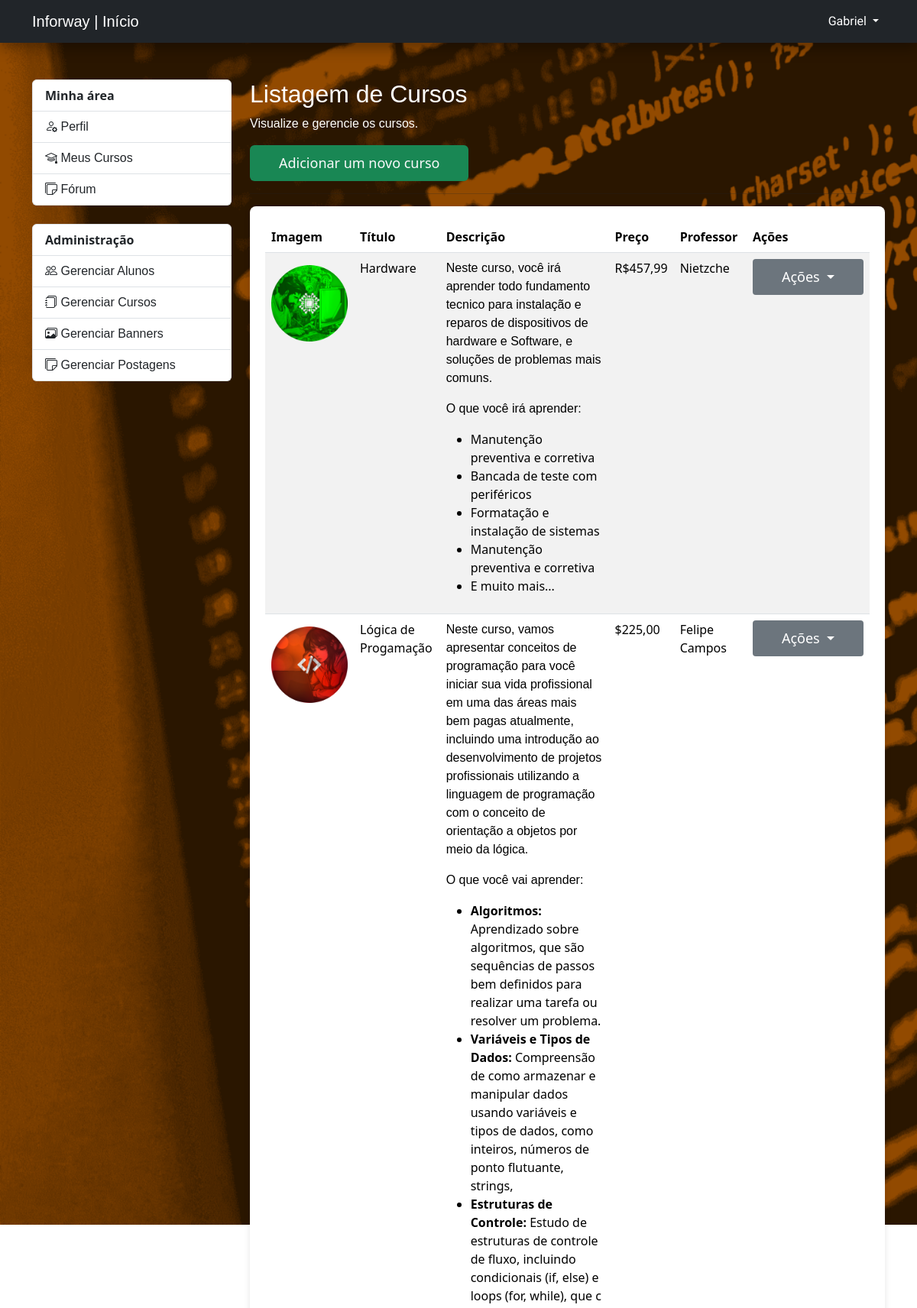
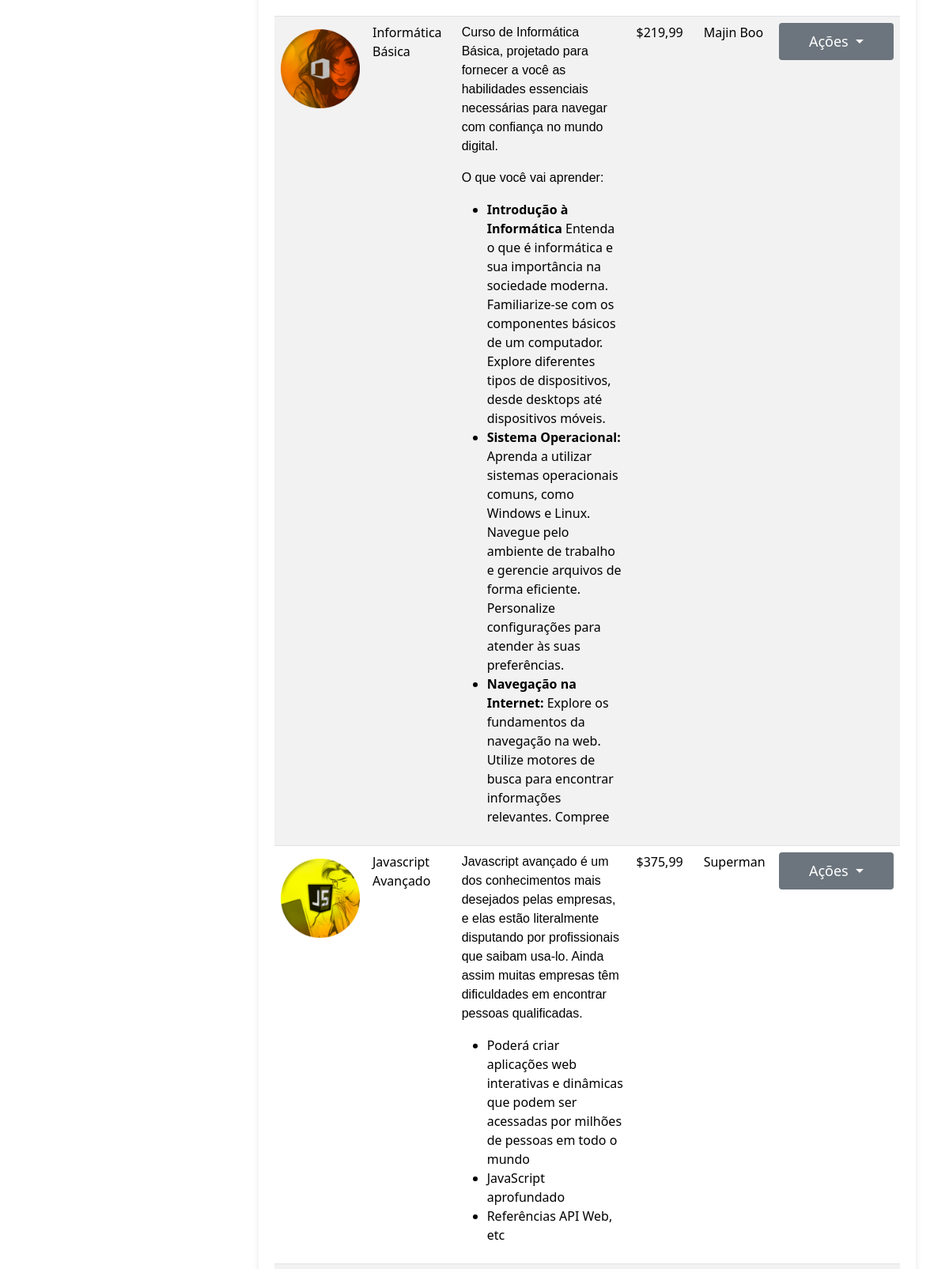
Screenshot of /admin/courses.php (signed in, upper part) with the database file from the repository (2 pictures, top to bottom).
### tables this page shows
CREATE TABLE `courses` (
  `id` int(11) NOT NULL,
  `title` varchar(50) DEFAULT NULL,
  `content` varchar(1000) DEFAULT NULL,
  `image` varchar(225) DEFAULT NULL,
  `price` varchar(225) NOT NULL,
  `teacher` varchar(255) NOT NULL
);

### helpers/isActivepage.php (called while the page is built, shortened)
<?php
function isActivepage($currentPage, $pageName)
{
  return '';
}
?>

### admin/courses.php (the view, shortened to what this page needs)
<?php
$pageInfo = array(
    'title' => 'Listagem de Cursos',
    'description' => 'Visualize e gerencie os cursos.',
    'pageName' => 'courses',
);
include_once('../components/admin/header.php');
$connection = connectDatabase();
$query = "SELECT * FROM courses";
$result = mysqli_query($connection, $query);
$courses = array();
if (mysqli_num_rows($result) > 0) {
    $courses = mysqli_fetch_all($result, MYSQLI_ASSOC);
}
?>
<main class="container py-5">
    <div class="row">
        <div class="col-md-3">
            <?php
            include_once('../components/admin/menu_sidebar.php');
            ?>
        </div>
        <section class="col-md-9">
            <h2><?= $pageInfo['title'] ?></h2>
            <p><?= $pageInfo['description'] ?></p>
            <a href="create_course.php" class="btn btn-success my-2 my-sm-0 text-light">
                Adicionar um novo curso
            </a>
            <hr>
            <div class="card-alunos">
                <div class="card-body">
                    <table class="table table-hover table-striped">
                        <thead>
                            <tr>
                                <th>Imagem</th>
                                <th>Título</th>
                                <th>Descrição</th>
                                <th>Preço</th>
                                <th>Professor</th>
                                <th>Ações</th>
                            </tr>
                        </thead>
                        <tbody>
                            <?php foreach ($courses as $course) { ?>
                                <tr>
                                    <td>
                                    <img src="../<?= $course['image']; ?>" alt="Imagem Existente" class="mt-2"
                                style="max-width: 100px;">
                                    </td>
                                    <td>
                                        <?php echo $course['title']; ?>
                                    </td>
                                    <td>
                                        <?php echo $course['content']; ?>
                                    </td>
                                    <td>
                                        <?php echo $course['price']; ?>
                                    </td>
                                    <td>
                                        <?php echo $course['teacher']; ?>
                                    </td>
                                    <td>
                                    <div class="dropdown">
                                            <button class="btn btn-sm btn-secondary dropdown-toggle" type="button" id="dropdownMenuButton" data-bs-toggle="dropdown" aria-expanded="false">
                                                Ações
                                            </button>
                                        </div>
                                    </td>
                                </tr>
                            <?php } ?>
                        </tbody>
                    </table>
                </div>
            </div>
        </section>
    </div>
</main>
<?php
include_once('../components/admin/footer.php');
?>

### components/admin/header.php (shortened to what this page needs)
<!DOCTYPE html>
<html lang="pt-BR">
<head>
  <link href="https://cdn.jsdelivr.net/npm/bootstrap@5.3.2/dist/css/bootstrap.min.css" rel="stylesheet">
  <link rel="stylesheet" href="https://cdn.jsdelivr.net/npm/bootstrap-icons@1.11.2/font/bootstrap-icons.min.css">
  <link rel="stylesheet" href="../src/inforway.css">
</head>
<nav class="navbar navbar-expand-lg navbar-dark bg-dark">
    <div class="container">
        <a class="navbar-brand" href="../index.php">
            Inforway | Início
        </a>
        <div class="collapse navbar-collapse" id="navbarNav">
            <ul class="navbar-nav ms-auto">
                <li class="nav-item dropdown">
                    <a class="nav-link dropdown-toggle" href="#" role="button" data-bs-toggle="dropdown" aria-expanded="false">
                        <i class="fas fa-user"></i> <?= $_SESSION['user_name'] ?? 'Usuário' ?>
                    </a>
                </li>
            </ul>
        </div>
    </div>
</nav>
<body>

### components/admin/menu_sidebar.php (shortened to what this page needs)
<?php
include_once('../helpers/isActivePage.php');
?>
<?php
if ($_SESSION['user_level'] == 'Admin' || $_SESSION['user_level'] == 'Aluno') {
?>
    <div class="list-group">
        <span href="profile.php" class="list-group-item fw-bold">
            Minha área
        </span>
        <a href="profile.php" class="list-group-item list-group-item-action <?= isActivePage($currentPage, 'profile') ?>"><i class="bi bi-person-gear"></i> Perfil</a>
        <a href="meucurso.php" class="list-group-item list-group-item-action <?= isActivePage($currentPage, 'course') ?>"><i class="bi bi-mortarboard"></i> Meus Cursos</a>
        <a href="forumpost.php" class="list-group-item list-group-item-action <?= isActivePage($currentPage, 'posts') ?>"><i class="bi bi-stickies"></i> Fórum</a>
    </div>
<?php
}
?>
<?php
if ($_SESSION['user_level'] == 'Admin') {
?>
    <div class="list-group mt-4">
        <span href="profile.php" class="list-group-item fw-bold">
            Administração
        </span>
        <a href="student.php" class="list-group-item list-group-item-action <?= isActivePage($currentPage, 'student') ?>"><i class="bi bi-people"></i> Gerenciar Alunos</a>
        <a href="courses.php" class="list-group-item list-group-item-action <?= isActivePage($currentPage, 'courses') ?>"><i class="bi bi-journals"></i> Gerenciar Cursos</a>
        <a href="banners.php" class="list-group-item list-group-item-action <?= isActivePage($currentPage, 'banners') ?>"><i class="bi bi-images"></i> Gerenciar Banners</a>
        <a href="posts.php" class="list-group-item list-group-item-action <?= isActivePage($currentPage, 'posts') ?>"><i class="bi bi-stickies"></i> Gerenciar Postagens</a>
    </div>
<?php
}
?>

### components/admin/footer.php (shortened to what this page needs)
</body>
</html>

### src/inforway.css (style rules this page uses)
.navbar { box-shadow: 0 8px 16px rgba(0, 0, 0, 0.3); }
.collapse a { color: #fff; font-family: 'Staatliches', sans-serif; }
.btn { padding: 10px 38px; font-weight: 500; font-size: 18px; border: none; transition: 1s; color: #fff; cursor: pointer; }
.card-curs ul, li { color: #fff; }
.card-regi label, h2, p, a { color: #fff; font-family: 'Trebuchet MS', 'Lucida Sans Unicode', 'Lucida Grande', 'Lucida Sans', Arial, sans-serif; transition: 1s; text-decoration: none; }
.card-cursos ul, li { color: #fff; }
body { background-image: url('../src/img/background.png'); background-repeat: no-repeat; background-size: 200%; background-attachment: fixed; }
.card-alunos p { color: #000; }
.card-alunos ul { color: #000; }
.card-alunos li { color: #000; }
.card-alunos { box-shadow: 0 4px 8px rgba(0, 0, 0, 0.1); border-radius: 8px; padding: 20px; margin: auto; bottom: 20px; background-color: #ffffff; }

### rows the page displays
courses: image (picture), title "Hardware", content "Neste curso, você irá aprender todo fundamento tecnico para instalação e reparos de dispositivos de hardware e Software, e soluções de problemas mais comuns. O que você irá aprender: Manutenção preventiva e corretiva Bancada de teste com periféricos Formatação e instalação de sistemas Manutenção preventiva e corretiva E muito mais...", price "R$457,99", teacher "Nietzche"
courses: image (picture), title "Lógica de Progamação", content "Neste curso, vamos apresentar conceitos de programação para você iniciar sua vida profissional em uma das áreas mais bem pagas atualmente, incluindo uma introdução ao desenvolvimento de projetos profissionais utilizando a linguagem de programação com o conceito de orientação a objetos por meio da lógica. O que você vai aprender: Algoritmos: Aprendizado sobre algoritmos, que são sequências de passos bem definidos para realizar uma tarefa ou resolver um problema. Variáveis e Tipos de Dados: Compreensão de como armazenar e manipular dados usando variáveis e tipos de dados, como inteiros, números de ponto flutuante, strings, Estruturas de Controle: Estudo de estruturas de controle de fluxo,…", price "$225,00", teacher "Felipe Campos"
courses: image (picture), title "Informática Básica", content "Curso de Informática Básica, projetado para fornecer a você as habilidades essenciais necessárias para navegar com confiança no mundo digital. O que você vai aprender: Introdução à Informática Entenda o que é informática e sua importância na sociedade moderna. Familiarize-se com os componentes básicos de um computador. Explore diferentes tipos de dispositivos, desde desktops até dispositivos móveis. Sistema Operacional: Aprenda a utilizar sistemas operacionais comuns, como Windows e Linux. Navegue pelo ambiente de trabalho e gerencie arquivos de forma eficiente. Personalize configurações para atender às suas preferências. Navegação na Internet: Explore os fundamentos da navegação na web.…", price "$219,99", teacher "Majin Boo"
courses: image (picture), title "Javascript Avançado", content "Javascript avançado é um dos conhecimentos mais desejados pelas empresas, e elas estão literalmente disputando por profissionais que saibam usa-lo. Ainda assim muitas empresas têm dificuldades em encontrar pessoas qualificadas. Poderá criar aplicações web interativas e dinâmicas que podem ser acessadas por milhões de pessoas em todo o mundo JavaScript aprofundado Referências API Web, etc", price "$375,99", teacher "Superman"

### other values shown
$_SESSION['user_name'] "Gabriel"
$pageInfo['title'] "Listagem de Cursos"
$pageInfo['description'] "Visualize e gerencie os cursos."
